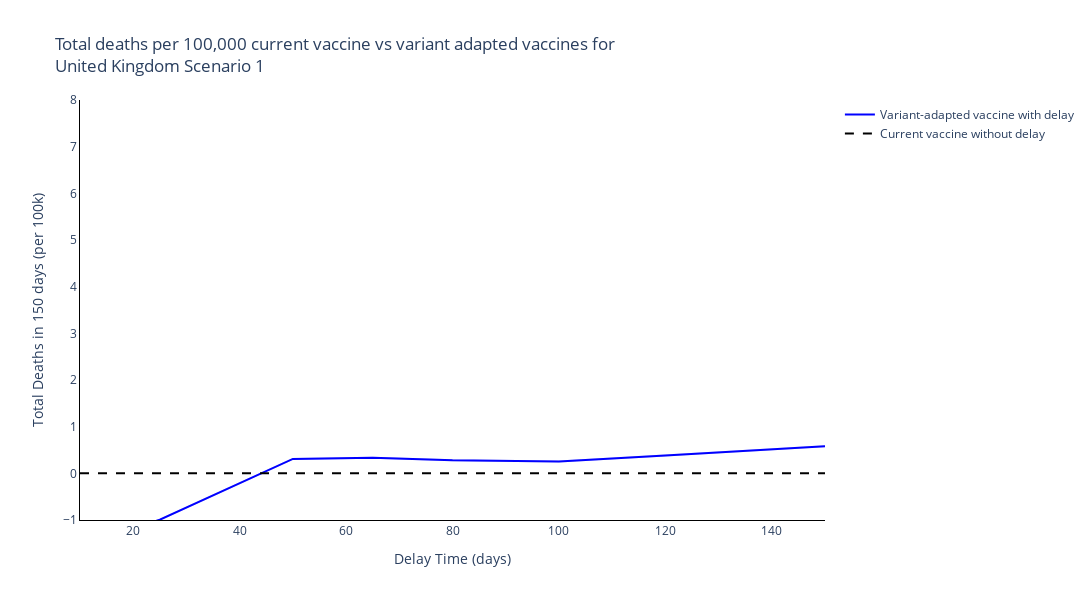
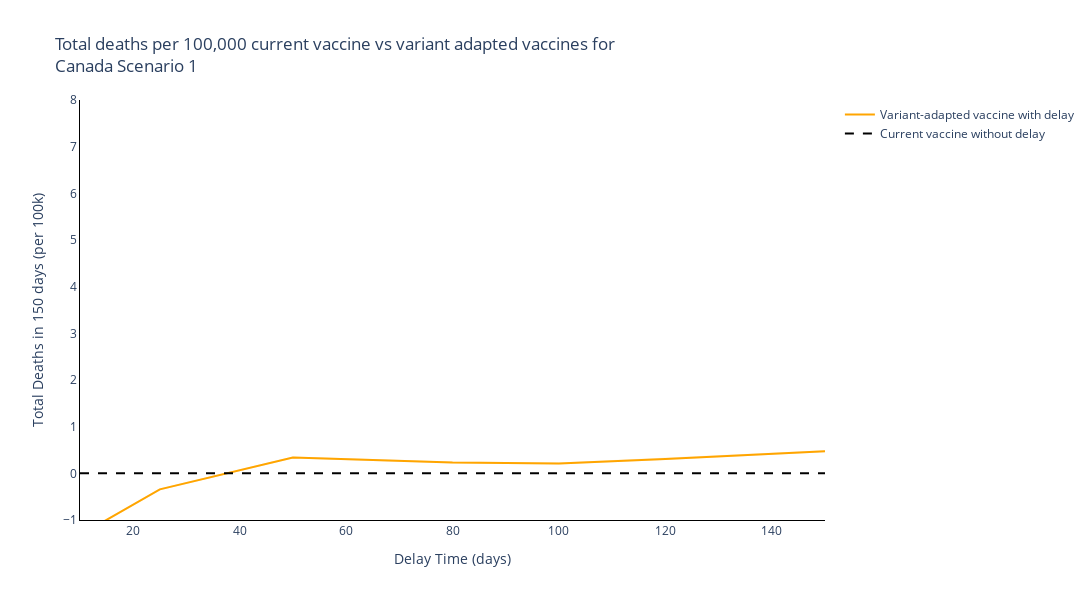
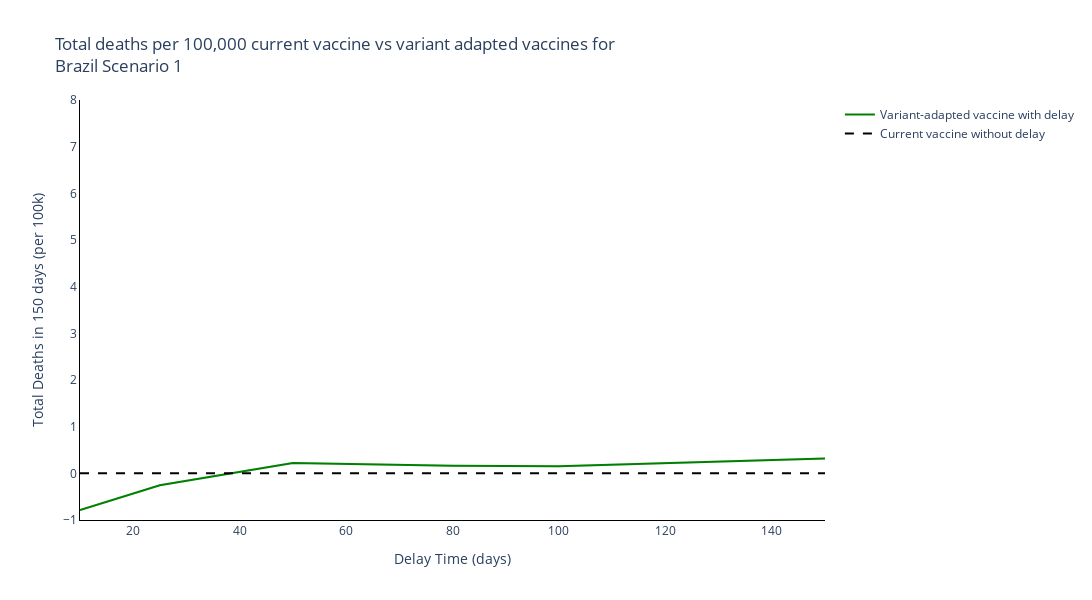
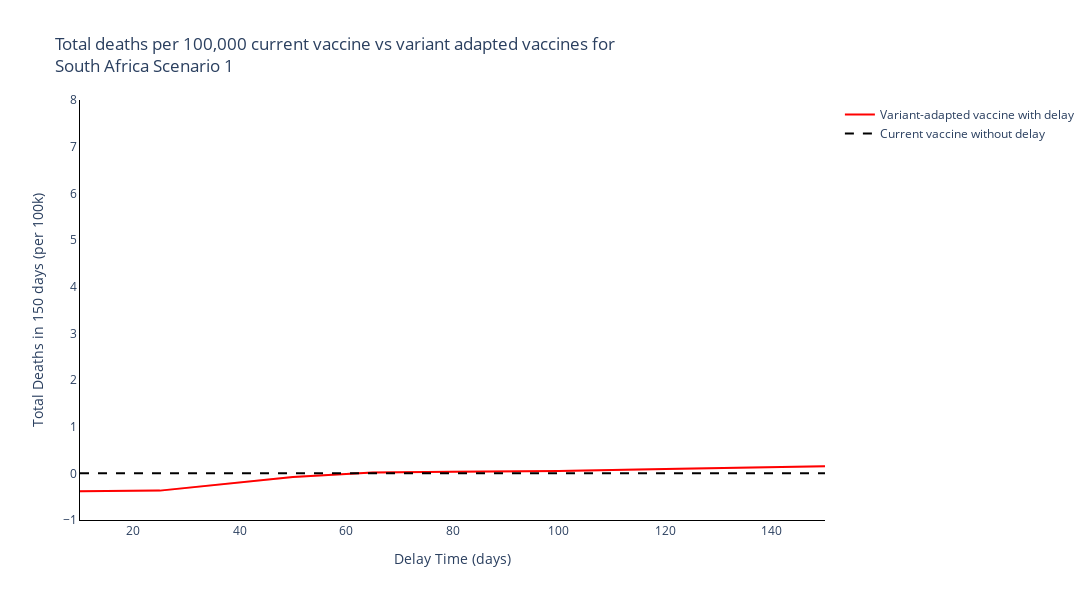

Here is the notebook cell these charts were saved with, in order:
### Code cell
new_scenario_names = ['Scenario {}'.format(s+1) for s, scenario in enumerate(scenario_names[:-1])] + [scenario_names[-1]]

# Plot for each region
for s, scenario in enumerate(new_scenario_names):
    # Plot for each boosting scenario
    for r, reg in enumerate(regions):
        fig = go.Figure()
        fig.add_trace(
            go.Scatter(
                y=[np.sum(var_adapted_delayed_total_new_deaths_mean[r][dt, s, :]-current_vacc_total_new_deaths_mean[r][s,:]) for dt, delay_time in enumerate(delay_times)],
                x=delay_times,
                mode='lines',
                name='Variant-adapted vaccine with delay',
                line=dict(
                    color=colours[r]),
            )
        )

        fig.add_trace(
            go.Scatter(
                y=[np.sum(var_adapted_delayed_total_new_deaths_upper[r][dt, s, :]-current_vacc_total_new_deaths_upper[r][s,:]) for dt, delay_time in enumerate(delay_times)] + [np.sum(var_adapted_delayed_total_new_deaths_lower[r][dt, s, :]-current_vacc_total_new_deaths_lower[r][s,:]) for dt, delay_time in enumerate(delay_times)][::-1],
                x=delay_times + delay_times[::-1],
                mode='lines',
                name='Variant-adapted vaccine with delay',
                fill='toself',
                fillcolor=colours[r],
                line_color=colours[r],
                opacity=0.15,
                showlegend=False
            )
        )

        fig.add_trace(
            go.Scatter(
                y=[0] * len(delay_times),
                x=delay_times,
                mode='lines',
                name='Current vaccine without delay',
                line=dict(
                    color='black',
                    dash='dash')
            )
        )

        # Add axis labels
        fig.update_layout(
            boxmode='group',
            title='Total deaths per 100,000 current vaccine vs variant adapted vaccines for <br>{} {}'.format(reg, scenario),
            width=1100,
            height=600,
            plot_bgcolor='white',
            xaxis=dict(
                linecolor='black',
                title='Delay Time (days)'
                ),
            yaxis=dict(
                linecolor='black',
                title='Total Deaths in 150 days (per 100k)',
                range=[-1, 8]),
            hovermode='x unified'
            )


        fig.show()

### Figure 1 — Plotly figure (JSON) as saved in the notebook; plotly's stock layout.template omitted (floating-point values rounded to 4 significant figures)
{"data": [{"line": {"color": "blue"}, "mode": "lines", "name": "Variant-adapted vaccine with delay", "type": "scatter", "x": [10, 25, 50, 65, 80, 100, 120, 150], "y": [-1.557, -0.9938, 0.3096, 0.335, 0.278, 0.2543, 0.3797, 0.5785]}, {"fill": "toself", "fillcolor": "blue", "line": {"color": "blue"}, "mode": "lines", "name": "Variant-adapted vaccine with delay", "opacity": 0.15, "showlegend": false, "type": "scatter", "x": [10, 25, 50, 65, 80, 100, 120, 150, 150, 120, 100, 80, 65, 50, 25, 10], "y": [-1.557, -0.9938, 0.3096, 0.335, 0.278, 0.2543, 0.3797, 0.5785, 0.5785, 0.3797, 0.2543, 0.278, 0.335, 0.3096, -0.9938, -1.557]}, {"line": {"color": "black", "dash": "dash"}, "mode": "lines", "name": "Current vaccine without delay", "type": "scatter", "x": [10, 25, 50, 65, 80, 100, 120, 150], "y": [0, 0, 0, 0, 0, 0, 0, 0]}], "layout": {"boxmode": "group", "height": 600, "hovermode": "x unified", "plot_bgcolor": "white", "title": {"text": "Total deaths per 100,000 current vaccine vs variant adapted vaccines for <br>United Kingdom Scenario 1"}, "width": 1100, "xaxis": {"linecolor": "black", "title": {"text": "Delay Time (days)"}}, "yaxis": {"linecolor": "black", "range": [-1, 8], "title": {"text": "Total Deaths in 150 days (per 100k)"}}}}

### Figure 2 — Plotly figure (JSON) as saved in the notebook; plotly's stock layout.template omitted (floating-point values rounded to 4 significant figures)
{"data": [{"line": {"color": "orange"}, "mode": "lines", "name": "Variant-adapted vaccine with delay", "type": "scatter", "x": [10, 25, 50, 65, 80, 100, 120, 150], "y": [-1.324, -0.3429, 0.3397, 0.2884, 0.2317, 0.2115, 0.3068, 0.4708]}, {"fill": "toself", "fillcolor": "orange", "line": {"color": "orange"}, "mode": "lines", "name": "Variant-adapted vaccine with delay", "opacity": 0.15, "showlegend": false, "type": "scatter", "x": [10, 25, 50, 65, 80, 100, 120, 150, 150, 120, 100, 80, 65, 50, 25, 10], "y": [-1.324, -0.3429, 0.3397, 0.2884, 0.2317, 0.2115, 0.3068, 0.4708, 0.4708, 0.3068, 0.2115, 0.2317, 0.2884, 0.3397, -0.3429, -1.324]}, {"line": {"color": "black", "dash": "dash"}, "mode": "lines", "name": "Current vaccine without delay", "type": "scatter", "x": [10, 25, 50, 65, 80, 100, 120, 150], "y": [0, 0, 0, 0, 0, 0, 0, 0]}], "layout": {"boxmode": "group", "height": 600, "hovermode": "x unified", "plot_bgcolor": "white", "title": {"text": "Total deaths per 100,000 current vaccine vs variant adapted vaccines for <br>Canada Scenario 1"}, "width": 1100, "xaxis": {"linecolor": "black", "title": {"text": "Delay Time (days)"}}, "yaxis": {"linecolor": "black", "range": [-1, 8], "title": {"text": "Total Deaths in 150 days (per 100k)"}}}}

### Figure 3 — Plotly figure (JSON) as saved in the notebook; plotly's stock layout.template omitted (floating-point values rounded to 4 significant figures)
{"data": [{"line": {"color": "green"}, "mode": "lines", "name": "Variant-adapted vaccine with delay", "type": "scatter", "x": [10, 25, 50, 65, 80, 100, 120, 150], "y": [-0.7884, -0.2545, 0.2222, 0.1983, 0.1625, 0.1517, 0.2171, 0.3205]}, {"fill": "toself", "fillcolor": "green", "line": {"color": "green"}, "mode": "lines", "name": "Variant-adapted vaccine with delay", "opacity": 0.15, "showlegend": false, "type": "scatter", "x": [10, 25, 50, 65, 80, 100, 120, 150, 150, 120, 100, 80, 65, 50, 25, 10], "y": [-0.7884, -0.2545, 0.2222, 0.1983, 0.1625, 0.1517, 0.2171, 0.3205, 0.3205, 0.2171, 0.1517, 0.1625, 0.1983, 0.2222, -0.2545, -0.7884]}, {"line": {"color": "black", "dash": "dash"}, "mode": "lines", "name": "Current vaccine without delay", "type": "scatter", "x": [10, 25, 50, 65, 80, 100, 120, 150], "y": [0, 0, 0, 0, 0, 0, 0, 0]}], "layout": {"boxmode": "group", "height": 600, "hovermode": "x unified", "plot_bgcolor": "white", "title": {"text": "Total deaths per 100,000 current vaccine vs variant adapted vaccines for <br>Brazil Scenario 1"}, "width": 1100, "xaxis": {"linecolor": "black", "title": {"text": "Delay Time (days)"}}, "yaxis": {"linecolor": "black", "range": [-1, 8], "title": {"text": "Total Deaths in 150 days (per 100k)"}}}}

### Figure 4 — Plotly figure (JSON) as saved in the notebook; plotly's stock layout.template omitted (floating-point values rounded to 4 significant figures)
{"data": [{"line": {"color": "red"}, "mode": "lines", "name": "Variant-adapted vaccine with delay", "type": "scatter", "x": [10, 25, 50, 65, 80, 100, 120, 150], "y": [-0.3837, -0.3703, -0.07938, 0.01531, 0.03592, 0.04827, 0.09284, 0.153]}, {"fill": "toself", "fillcolor": "red", "line": {"color": "red"}, "mode": "lines", "name": "Variant-adapted vaccine with delay", "opacity": 0.15, "showlegend": false, "type": "scatter", "x": [10, 25, 50, 65, 80, 100, 120, 150, 150, 120, 100, 80, 65, 50, 25, 10], "y": [-0.3837, -0.3703, -0.07938, 0.01531, 0.03592, 0.04827, 0.09284, 0.153, 0.153, 0.09284, 0.04827, 0.03592, 0.01531, -0.07938, -0.3703, -0.3837]}, {"line": {"color": "black", "dash": "dash"}, "mode": "lines", "name": "Current vaccine without delay", "type": "scatter", "x": [10, 25, 50, 65, 80, 100, 120, 150], "y": [0, 0, 0, 0, 0, 0, 0, 0]}], "layout": {"boxmode": "group", "height": 600, "hovermode": "x unified", "plot_bgcolor": "white", "title": {"text": "Total deaths per 100,000 current vaccine vs variant adapted vaccines for <br>South Africa Scenario 1"}, "width": 1100, "xaxis": {"linecolor": "black", "title": {"text": "Delay Time (days)"}}, "yaxis": {"linecolor": "black", "range": [-1, 8], "title": {"text": "Total Deaths in 150 days (per 100k)"}}}}
